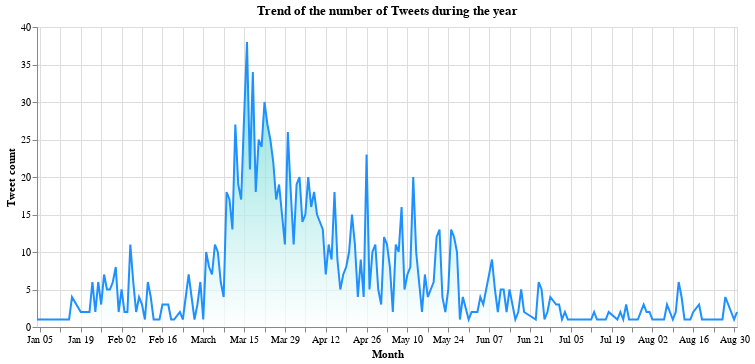

Notebook source saved alongside this figure:
### Markdown cell above
The area chart is created:

### Code cell
df = pd.DataFrame.from_dict(count, orient='index').reset_index()
df = df.rename(columns={'index':'Month',0:'Tweet count'})

df['Month']= pd.to_datetime(df['Month'])

# Create a selection that chooses the nearest point & selects based on x-value
nearest = alt.selection(type='single', nearest=True, on='mouseover',
                        fields=['Month'], empty='none')


chart = alt.Chart(df).mark_area(
    #point= True,
    line={'color':'dodgerblue'},
    color=alt.Gradient(
        gradient='linear',
        stops=[alt.GradientStop(color='white', offset=0),
               alt.GradientStop(color='mediumturquoise', offset=1)],
        x1=1,
        x2=1,
        y1=1,
        y2=0
    )
).properties(width=700, height=300,  title = "Trend of the number of Tweets during the year").encode(
    #alt.X('Month', sort = ['Jan','Feb','Mar','Apr','May','Jun','Jul','Aug']),
    alt.X('Month'),
    alt.Y('Tweet count:Q')
    #tooltip=['Month', 'Tweet count']
)

# Transparent selectors across the chart. This is what tells us
# the x-value of the cursor
selectors = alt.Chart(df).mark_point().encode(
    #x=alt.X('Month', sort = ['Jan','Feb','Mar','Apr','May','Jun','Jul','Aug']),
    x=alt.X('Month'),
    opacity=alt.value(0),
).add_selection(
    nearest
)

# Draw points on the line, and highlight based on selection
points = chart.mark_point().encode(
    opacity=alt.condition(nearest, alt.value(1), alt.value(0))
)

# Draw text labels near the points, and highlight based on selection
text = chart.mark_text(align='left', dx=5, dy=-5).encode(
    text=alt.condition(nearest, 'Tweet count:Q', alt.value(' '))
)

# Draw a rule at the location of the selection
rules = alt.Chart(df).mark_rule(color='gray').encode(
    #x=alt.X('Month', sort = ['Jan','Feb','Mar','Apr','May','Jun','Jul','Aug']),
     x=alt.X('Month'),
).transform_filter(
    nearest
)

# Put the five layers into a chart and bind the data
alt.layer(
    chart, selectors, points, rules, text
).properties(
    width=700, height=300
)

### Figure 1 — Vega-Lite specification as saved in the notebook (floating-point values rounded to 4 significant figures; data arrays with more than 128 entries replaced by an {"elided": "..."} marker saying what was removed)
{"config": {"view": {"continuousWidth": 400, "continuousHeight": 300}}, "layer": [{"mark": {"type": "area", "color": {"gradient": "linear", "stops": [{"color": "white", "offset": 0}, {"color": "mediumturquoise", "offset": 1}], "x1": 1, "x2": 1, "y1": 1, "y2": 0}, "line": {"color": "dodgerblue"}}, "encoding": {"x": {"type": "temporal", "field": "Month"}, "y": {"type": "quantitative", "field": "Tweet count"}}, "height": 300, "title": "Trend of the number of Tweets during the year", "width": 700}, {"mark": "point", "encoding": {"opacity": {"value": 0}, "x": {"type": "temporal", "field": "Month"}}, "selection": {"selector004": {"type": "single", "nearest": true, "on": "mouseover", "fields": ["Month"], "empty": "none"}}}, {"mark": "point", "encoding": {"opacity": {"condition": {"value": 1, "selection": "selector004"}, "value": 0}, "x": {"type": "temporal", "field": "Month"}, "y": {"type": "quantitative", "field": "Tweet count"}}, "height": 300, "title": "Trend of the number of Tweets during the year", "width": 700}, {"mark": {"type": "rule", "color": "gray"}, "encoding": {"x": {"type": "temporal", "field": "Month"}}, "transform": [{"filter": {"selection": "selector004"}}]}, {"mark": {"type": "text", "align": "left", "dx": 5, "dy": -5}, "encoding": {"text": {"condition": {"type": "quantitative", "field": "Tweet count", "selection": "selector004"}, "value": " "}, "x": {"type": "temporal", "field": "Month"}, "y": {"type": "quantitative", "field": "Tweet count"}}, "height": 300, "title": "Trend of the number of Tweets during the year", "width": 700}], "data": {"name": "data-d0454ce303fb9bb5e060f178a25862bc"}, "height": 300, "width": 700, "$schema": "https://vega.github.io/schema/vega-lite/v4.8.1.json", "datasets": {"data-d0454ce303fb9bb5e060f178a25862bc": {"elided": "201 records"}}}
